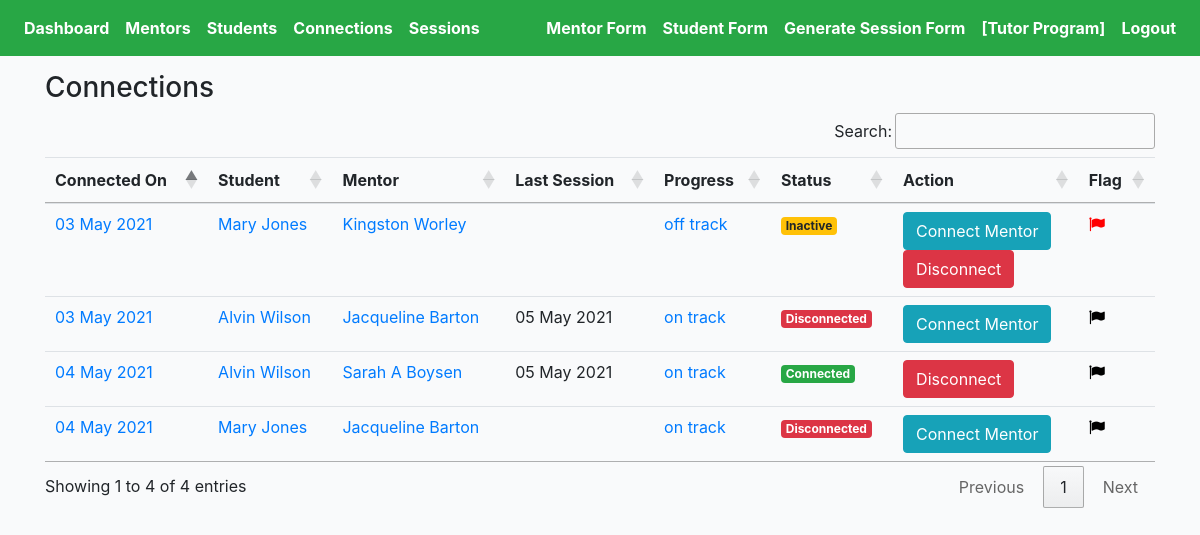
The page /cprofiles/connections/ (signed in) on the database as committed earlier.
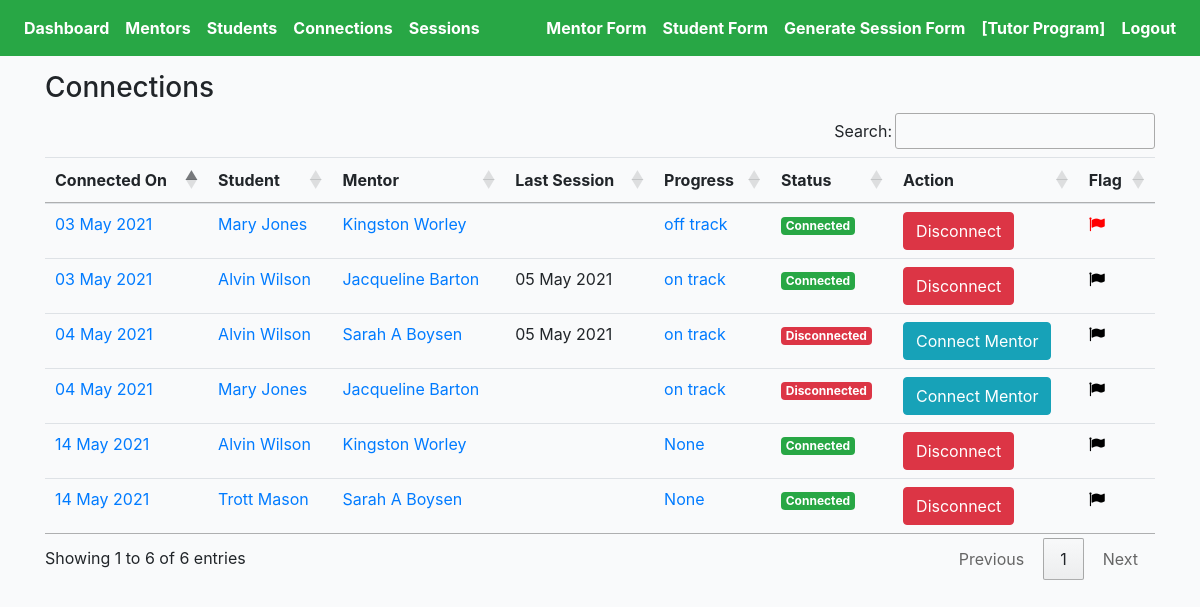
The same page on the database as committed later.
### cprofiles/models.py (models this page shows, shortened)
class Connection(models.Model):
    student = models.ForeignKey(Student, on_delete=models.CASCADE, related_name='student')
    mentor = models.ForeignKey(Mentor, on_delete=models.CASCADE, related_name='mentor')
    status = models.CharField(max_length=200, choices=STATUS_CHOICES)
    updated = models.DateTimeField(auto_now=True)
    created = models.DateTimeField(auto_now_add=True)
    flag = models.BooleanField(default=False)
    progress = models.CharField(max_length=200, blank=True, null=True, choices=PROGRESS_CHOICES)
    def get_absolute_url(self):
        return reverse("cprofiles:connection-profile-detail", kwargs={"pk": self.pk})
    def get_sessions(self):
        return self.session_set.filter(submit_status=True)[:1]
    def get_task(self):
        return self.task_set.get()

class Student(models.Model):
    avatar = models.ImageField(default='avatar.png', upload_to='avatars/')
    first_name = models.CharField(max_length=200, blank=True)
    last_name = models.CharField(max_length=200, blank=True)
    email = models.EmailField(max_length=200, blank=True)
    gender = models.CharField(max_length=200, choices=GENDER_CHOICES)
    grade = models.CharField(max_length=200, choices=GRADE_CHOICES)
    school = models.CharField(max_length=200, blank=True)
    address = models.CharField(max_length=200, blank=True)
    parent1_first_name = models.CharField(max_length=200, blank=True)
    parent1_last_name = models.CharField(max_length=200, blank=True)
    parent1_phone = models.CharField(max_length=200, blank=True)
    parent1_email = models.EmailField(max_length=200, blank=True)
    parent2_first_name = models.CharField(max_length=200, blank=True)
    parent2_last_name = models.CharField(max_length=200, blank=True)
    parent2_phone = models.CharField(max_length=200, blank=True)
    parent2_email = models.EmailField(max_length=200, blank=True)
    academic_advisor = models.CharField(max_length=200, blank=True)
    academic_advisor_email = models.EmailField(max_length=200, blank=True)
    parent_language = models.CharField(max_length=200, choices=LANGUAGE_CHOICES)
    activity = models.TextField(null=True, blank=True, max_length=1000)
    reason = models.TextField(null=True, blank=True, max_length=1000)
    prompt = models.TextField(null=True, blank=True, max_length=1000)
    hobby = models.TextField(null=True, blank=True, max_length=1000)
    parent_response = models.TextField(null=True, blank=True, max_length=1000)
    interview_language = models.CharField(max_length=200, choices=LANGUAGE_CHOICES)
    updated = models.DateTimeField(auto_now=True)
    created = models.DateTimeField(auto_now_add=True)
    slug = models.SlugField(unique=True, blank=True)
    def get_absolute_url(self):
        return reverse("cprofiles:student-profiles-detail", kwargs={"slug": self.slug})
    __initial_first_name = None
    __initial_last_name = None
    def __init__(self, *args, **kwargs):
        super().__init__(*args, **kwargs)
        self.__initial_first_name = self.first_name
        self.__initial_last_name = self.last_name

class Mentor(models.Model):
    avatar = models.ImageField(default='avatar.png', upload_to='avatars/')
    first_name = models.CharField(max_length=200, blank=True)
    last_name = models.CharField(max_length=200, blank=True)
    email = models.EmailField(max_length=200, blank=True)
    prefer_grade = models.CharField(max_length=200, choices=MENTOR_GRADE_CHOICES)
    prefer_gender = models.CharField(max_length=200, choices=GENDER_CHOICES)
    prefer_location = models.CharField(max_length=200, blank=True)
    mentor_last_year = models.BooleanField(default=False)
    language = models.TextField(null=True, blank=True, max_length=1000)
    experience = models.TextField(null=True, blank=True, max_length=1000)
    familiar = models.TextField(null=True, blank=True, max_length=1000)
    friends = models.ManyToManyField(Student, blank=True, related_name='mentors')
    updated = models.DateTimeField(auto_now=True)
    created = models.DateTimeField(auto_now_add=True)
    slug = models.SlugField(unique=True, blank=True)
    def get_absolute_url(self):
        return reverse("cprofiles:mentor-profiles-detail", kwargs={"slug": self.slug})
    __initial_first_name = None
    __initial_last_name = None
    def __init__(self, *args, **kwargs):
        super().__init__(*args, **kwargs)
        self.__initial_first_name = self.first_name
        self.__initial_last_name = self.last_name

class Session(models.Model):
    connection = models.ForeignKey(Connection, on_delete=models.CASCADE)
    meet = models.IntegerField(null=True, blank=True)
    length = models.FloatField(null=True, blank=True)
    topic = models.ManyToManyField(Topic, blank=True, related_name='topics')
    updated = models.DateTimeField(auto_now=True)
    created = models.DateTimeField(auto_now_add=True)
    feedback = models.TextField(null=True, blank=True, max_length=1000)
    change = models.TextField(null=True, blank=True, max_length=1000)
    support = models.ManyToManyField(Support, blank=True, related_name='supports')
    rate = models.IntegerField(null=True, blank=True)
    question = models.TextField(null=True, blank=True, max_length=1000)
    cont = models.CharField(null=True, blank=True, max_length=200, choices=CONT_STATUS_CHOICES)
    submit_status = models.BooleanField(default=False)
    step = models.CharField(max_length=200, blank=True)

### cprofiles/views.py (the view)
# urls.py: path('connections/', ConnectionListView.as_view(), name='connection-list'),
@method_decorator(login_required, name='dispatch')
@method_decorator(allowed_users(allowed_roles=['choice', 'admin']), name='dispatch')
class ConnectionListView(ListView):
    model = Connection
    template_name = 'choice-connection-list.html'
    def get_queryset(self):
        qs = Connection.objects.all().order_by('-created')
        return qs

### cprofiles/models.py (called while the page is built)
    def __str__(self):
        return f"{self.id}"

### templates/choice-connection-list.html (shortened to what this page needs)
{% extends 'cbase.html' %}
{% load static %}
{% block stylesheet %}{% static '/css/my_invites.css' %}{% endblock %}
{% block content %}
<div class="row">
    <div class="col-auto mr-auto">
        <h3>Connections</h3>
    </div>
</div>
<div class="table-responsive-lg">
    <table id="myTable" class="table">
        <thead>
            <tr>
                <th scope="col">Connected On</th>
                <th scope="col">Student</th>
                <th scope="col">Mentor</th>
                <th scope="col">Last Session</th>
                <th scope="col">Progress</th>
                <th scope="col">Status</th>
                <th scope="col">Action</th>
                <th scope="col">Flag</th>
            </tr>
        </thead>
        <tbody>
            {% for obj in object_list %}
            <tr>
                <td><a href="{{obj.get_absolute_url}}">{{obj.created|date:"d M Y"}}</a></td>
                <td><a href="{{obj.student.get_absolute_url}}">{{obj.student.first_name}} {{obj.student.last_name}}</a>
                </td>
                <td><a href="{{obj.mentor.get_absolute_url}}">{{obj.mentor.first_name}} {{obj.mentor.last_name}}</a>
                </td>
                <td>{% for session in obj.get_sessions %}{{session.updated|date:"d M Y"}}{% endfor %}</td>
                <td>{% if obj.get_task%}
                <a href="{% url 'cprofiles:show-task-form' obj.get_task %}">{{obj.progress}}
                {% endif %}
                </td>
                <td>
                    {% if obj.status == 'connected' %}
                    <div><span class="badge badge-success">Connected</div>
                    {% elif obj.status == 'disconnected' %}
                    <div><span class="badge badge-danger">Disconnected</div>
                    {% elif obj.status == 'inactive' %}
                    <div><span class="badge badge-warning">Inactive</div>
                    {% elif obj.status == 'off track' %}
                    <div><span class="badge badge-secondary">Off Track</div>
                    {% endif %}
                </td>
                <td>
                    {% if obj.status == 'connected' %}
                    <form action="{% url 'cprofiles:remove-connect' %}" method="POST">
                        <button type="submit" class="btn btn-danger">Disconnect</button>
                    </form>
                    {% elif obj.status == 'disconnected' %}
                    <a href="{% url 'cprofiles:student-connect-detail' obj.student.slug %}"><button type="submit"
                            class="btn btn-info">Connect Mentor</button></a>
                    {% elif obj.status == 'inactive' %}
                    <a href="{% url 'cprofiles:student-connect-detail' obj.student.slug %}"><button type="submit"
                            class="btn btn-info">Connect Mentor</button></a>
                    <form action="{% url 'cprofiles:remove-connect' %}" method="POST">
                        <button type="submit" class="btn btn-danger">Disconnect</button>
                    </form>
                    {% endif %}
                </td>
                <td>
                    {% if obj.flag == False %}
                    <i class="fa fa-flag" style="color:black"></i><p class="flag">false</p>
                    {% else %}
                    <i class="fa fa-flag" style="color:red"></i><p class="flag">true</p>
                    {% endif %}
                </td>
            </tr>
            {% endfor %}
        </tbody>
    </table>
</div>
{% endblock content %}

Rows that differ between the two databases and show on the page:
added Connection: created "14 May 2021", student.first_name "Alvin", student.last_name "Wilson", mentor.first_name "Kingston", mentor.last_name "Worley", progress "None", status "Connected", flag False (drawn)
added Connection: created "14 May 2021", student.first_name "Trott", student.last_name "Mason", mentor.first_name "Sarah A", mentor.last_name "Boysen", progress "None", status "Connected", flag False (drawn)
changed Connection (number 3 of 6 on the later page): status "Connected Disconnect" → "Disconnected Connect Mentor"
changed Connection "off track": status "Inactive Connect Mentor" → "Connected"
changed Connection (number 6 of 6 on the later page): status "Disconnected Connect Mentor" → "Connected Disconnect"
Other text that changed with them:
text written by a page script: "Search: Showing 1 to 4 of 4 entries Previous 1 Next" → "Search: Showing 1 to 6 of 6 entries Previous 1 Next"
